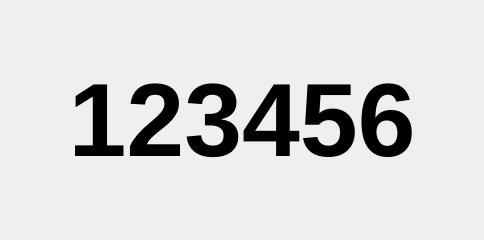
<?xml version="1.0" encoding="UTF-8"?>
<ui version="4.0">
 <class>PageIndicator</class>
 <widget class="QDialog" name="PageIndicator">
  <property name="geometry">
   <rect>
    <x>0</x>
    <y>0</y>
    <width>484</width>
    <height>240</height>
   </rect>
  </property>
  <property name="windowTitle">
   <string>Dialog</string>
  </property>
  <property name="styleSheet">
   <string notr="true">/*
dlgFloatFun{	
	background-color: rgb(255, 255, 255);	
	border-radius: 10px;					
	border-style:solid;						
	border-width:1px;						
	border-color:rgb(21, 21, 21);		
}*/



/*dlgFloatFun{	
	background-color: rgb(255, 255, 255);	
		
	border-style:solid;						
	border-width:1px;						
	border-color:rgb(51, 51, 51);		
}*/

</string>
  </property>
  <layout class="QGridLayout" name="gridLayout">
   <item row="0" column="0">
    <layout class="QVBoxLayout" name="verticalLayout">
     <item>
      <widget class="QLabel" name="lblPageNumber">
       <property name="font">
        <font>
         <pointsize>78</pointsize>
         <bold>true</bold>
        </font>
       </property>
       <property name="text">
        <string>123456</string>
       </property>
       <property name="alignment">
        <set>Qt::AlignCenter</set>
       </property>
      </widget>
     </item>
    </layout>
   </item>
  </layout>
 </widget>
 <resources/>
 <connections/>
</ui>
